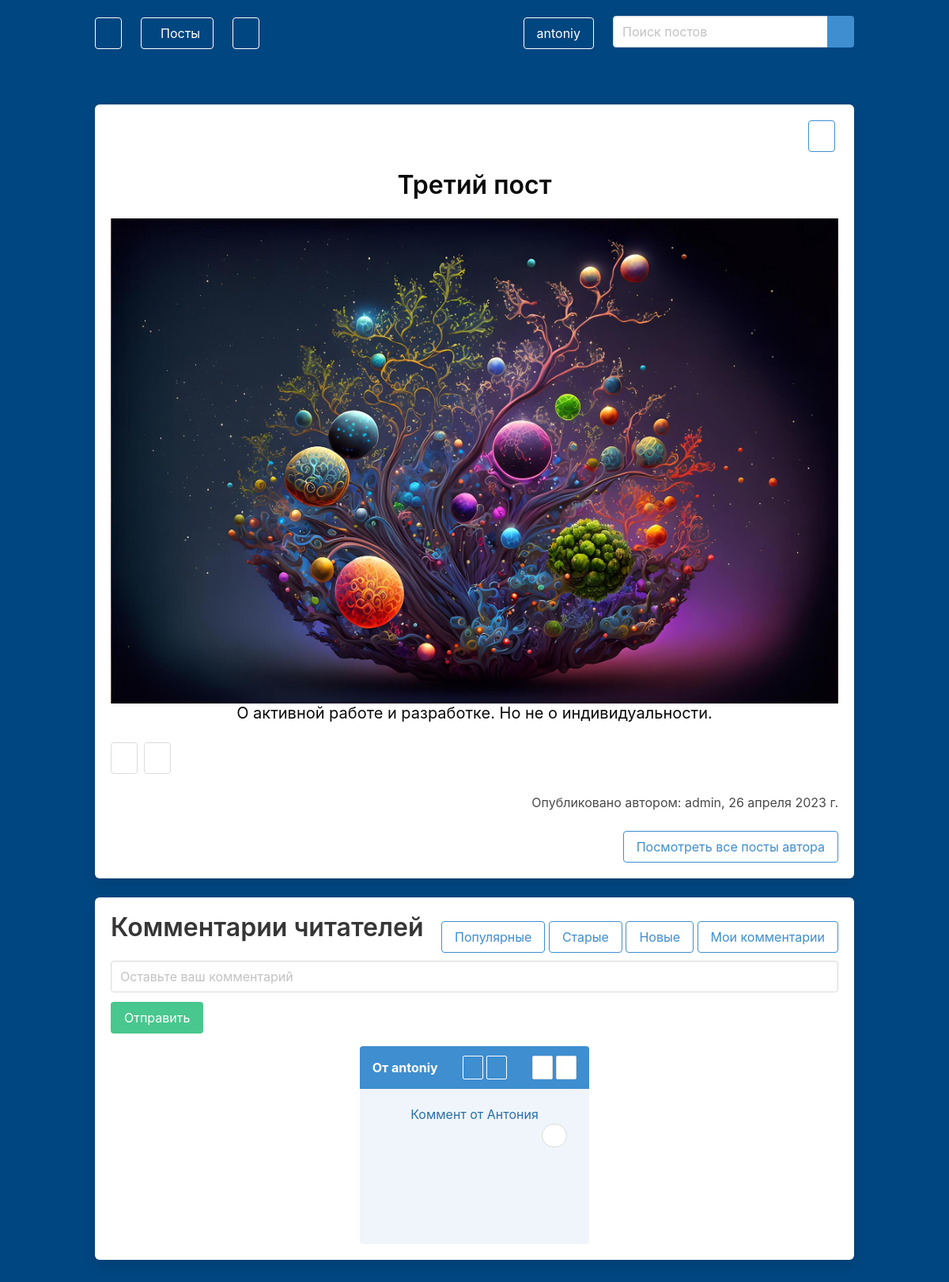
The app's page /blog/post/Третий пост18/?filter=comment_main (signed in) with its own data.
### blog/models.py (models this page shows, shortened)
class Post(models.Model):
    title = models.CharField(max_length=255)
    text = models.TextField()
    slug = models.SlugField(unique=True)
    date = models.DateField(auto_now=True)
    author = models.ForeignKey(User, on_delete=models.CASCADE)
    image = models.ImageField(default='image.jpg', blank=True)
    likes = models.ManyToManyField(User, related_name='likes', blank=True)
    dislikes = models.ManyToManyField(User, related_name='dislikes', blank=True)
    views = models.ManyToManyField(User, related_name='views', blank=True)
    saved = models.ManyToManyField(User, related_name='saved', blank=True)
    favorite = models.ManyToManyField(User, related_name='favorite', blank=True)
    comments_allowed = models.BooleanField(default=True)
    def __str__(self):
        return self.title

class Comment(models.Model):
    post = models.ForeignKey('blog.Post', on_delete=models.CASCADE)
    user = models.ForeignKey(User, on_delete=models.CASCADE)
    text = models.TextField()
    date = models.DateTimeField(auto_now_add=True)
    comment_likes = models.ManyToManyField(User, related_name='comment_likes')
    comment_dislikes = models.ManyToManyField(User, related_name='comment_dislikes')
    parent = models.ForeignKey('self', null=True, blank=True, on_delete=models.CASCADE, related_name='children')
    reply_to = models.ForeignKey('self', null=True, blank=True, on_delete=models.SET_NULL, related_name='reply')

### blog/views.py (the view)
# urls.py: path('post/<slug>/', views.post, name='post'),
@login_required(login_url='/users/log_in')
def post(request, slug):
    post_detail = Post.objects.get(slug=slug)
    form = CommentForm(request.POST or None)
    action = request.GET.get('action')
    query = request.GET.get('filter')
    comments = post_detail.comment_set.filter(parent=None)
    comments = filter_comments(query, comments, request) if query else comments
    pages = Paginator(comments, 3)
    page = request.GET.get('page')
    comments = pages.get_page(page)
    comment_pages = comments.paginator.get_elided_page_range(comments.number)
    if action:
        add_saved(action, request)
        return redirect('blog:post', slug=slug)
    if request.user not in post_detail.views.all():
        post_detail.views.add(request.user)
    if form.is_valid():
        instance = form.save(commit=False)
        instance.user = request.user
        instance.post = post_detail
        instance.save()
        return redirect('blog:post', slug=slug)
    return render(request, 'post.html', {'post': post_detail, 'form': form, 'comment_pages': comment_pages, 'comments': comments, 'page':page, 'query': query})

### blog/forms.py
class CommentForm(forms.ModelForm):
    text = forms.CharField(widget=forms.TextInput(attrs={
        'class': 'input', 'placeholder': "Оставьте ваш комментарий"
    }))
    class Meta:
        model = Comment
        fields = ['text', ]

### blog/utils.py (called while the page is built)
def filter_comments(query, comments, request):
    if query == 'comment_popular':
        return comments.order_by('-comment_likes')
    if query == 'comment_old':
        return comments.order_by('date')
    if query == 'comment_new':
        return comments.order_by('-date')
    if query == 'comment_main':
        return comments.filter(user=request.user) if request.user.is_authenticated else comments

### blog/templates/post.html (shortened to what this page needs)
{% extends 'base_layout.html' %}
{% load static from static %}
{% block content %}
    <div class="container">
        <div class="box has-text-centered" style="min-width: 100%">
            <div class="buttons is-right">
                <a href="{% url 'blog:post' post.slug %}?action=saved&pk={{post.pk}} " class="button is-info is-outlined">
                </a>
            </div>
            <div class="title has-text-black">
                {{ post }}
            </div>
            {% if post.image %}
                <img src="{{ post.image.url }}" alt="" class="image is-centered post-image is-fullwidth">
            {% else %}
                <img src="{% static 'images/image.jpg' %}" alt="" class="image is-centered post-image">
            {% endif %}
            <div class="subtitle has-text-black">
                {{ post.text }}
            </div>
            <div class="buttons">
                <a class="button {% if user in post.likes.all %} is-success {% endif %}"
                href="{% url 'blog:like' post.slug %}">
                </a>
                <a class="button {% if user in post.dislikes.all %} is-danger {% endif %}"
                href="{% url 'blog:dislike' post.slug %}">
                </a>
            </div>
            {% if user == post.author %}
                <div class="subtitle has-text-right">Опубликовано вами, {{ post.date }}</div>
            {% else %}
                <div class="subtile has-text-right">Опубликовано автором: {{ post.author }}, {{ post.date }}
                    <br><br>
                    <a href="{% url 'blog:home' %}?filter=author_post&user={{post.author.pk}}"
                    class="button is-info is-outlined">Посмотреть все посты автора</a>
                </div>
            {% endif %}
        </div>
        {% if post.comments_allowed %}
        <div class="box">
            {% if post.comment_set %}
            <div class="is-flex is-align-items-center is-justify-content-space-between">
                {% if post.comment_set.all %}
                <div class="title">Комментарии читателей</div>
                {% else %}
                <div class="title">Пока нет комментариев</div>
                {% endif %}
                <div>
                    <a class="button is-info is-outlined" href="{% url 'blog:post' post.slug %}?filter=comment_popular">Популярные</a>
                    <a class="button is-info is-outlined" href="{% url 'blog:post' post.slug %}?filter=comment_old">Старые</a>
                    <a class="button is-info is-outlined" href="{% url 'blog:post' post.slug %}?filter=comment_new">Новые</a>
                    <a class="button is-info is-outlined" href="{% url 'blog:post' post.slug %}?filter=comment_main">Мои комментарии</a>
                </div>
            </div>
            {% else %}
                <div class="title">Пока нет комментариев</div>
            {% endif %}
            <form method="post">
                {% for field in form %}
                    {{field}}
                {% endfor %}
                <button class="button is-success mt-3">
                    Отправить
                </button>
            </form>
            <div class="columns is-centered is-multiline">
                {% for comment in comments %}
                    <div class="column is-4">
                        <div class="message is-info">
                            <div class="message-header">
                                От {{ comment.user }}
                                {% if request.user == comment.user %}
                                    <div class="buttons m-0 is-right">
                                        <a class="button m-0 ml-1 is-small is-info is-outlined is-inverted"
                                           href="{% url 'blog:comment_delete' comment.pk %}">
                                        </a>
                                        <a class="button m-0 ml-1 is-small is-info is-outlined is-inverted"
                                           href="{% url 'blog:comment_edit' comment.pk %}">
                                        </a>
                                    </div>
                                    {% endif %}
                                    <div class="buttons m-0">
                                        <a
                                        class="button is-small m-0 ml-1 {% if user in comment.comment_likes.all %} is-success {% endif %}"
                                        href="{% url 'blog:comment_like' pk=comment.pk %}">
                                        </a>
                                        <a
                                        class="button is-small m-0 ml-1 {% if user in comment.comment_dislikes.all %} is-danger {% endif %}"
                                        href="{% url 'blog:comment_dislike' pk=comment.pk %}">
                                        </a>
                                    </div>
                            </div>
                            <div class="message-body has-text-centered">
                                {{ comment.text }}
                                <div class="buttons is-right">
                                    <a href="{% url 'blog:reply' comment.pk %}"
                                        class="button is-rounded is-small replay-button"
                                        onclick="toggleReplay(this.dataset.pk)">
                                    </a>
                                </div>
                            </div>
                        </div>
                    </div>
                {% endfor %}
            </div>
        </div>
        {% endif %}
    </div>
{% endblock %}

### blog/templates/base_layout.html (shortened to what this page needs)
{% load static from static %}
<html lang="en">
<head>
    <link rel="stylesheet" href="{% static 'bulma.css' %}">
    <link rel="stylesheet" href="{% static 'style.css' %}">
</head>
<body>
<section class="hero is-fullheight" style="background-color: rgb(0, 70, 128);">
    {% if user.is_authenticated %}
        <div class="hero-head">
            <nav class="navbar">
                <div class="container">
                    <div id="navbarMenuHeroA" class="navbar-menu">
                        <div class="navbar-start">
                            <div class="navbar-brand">
                                <a href="{% url 'blog:home' %}" class="navbar-item">
                                    <button class="button is-info is-outlined is-inverted">
                                    </button>
                                </a>
                            </div>
                            <div class="navbar-item">
                                <div class="dropdown is-hoverable">
                                    <div class="dropdown-trigger">
                                        <button class="button is-info is-outlined is-inverted">
                                            Посты
                                        </button>
                                    </div>
                                </div>
                            </div>
                            <div class="navbar-item">
                                <div class="dropdown is-hoverable">
                                    <div class="dropdown-trigger">
                                        <button class="button is-info is-outlined is-inverted">
                                        </button>
                                    </div>
                                </div>
                            </div>
                        </div>
                        <div class="navbar-end">
                            <span class="navbar-item">
                                <div class="dropdown is-hoverable">
                                <div class="dropdown-trigger">
                                    <button class="button is-info is-outlined is-inverted" aria-haspopup="true" aria-controls="dropdown-menu">
                                        {{ request.user }}
                                    </button>
                                </div>
                            </div>
                            </span>
                            <span class="navbar-item mt-3">
                                <form class="field has-addons" method="get">
                                        <div class="control">
                                            <input class="input" type="text" name="search" placeholder="Поиск постов">
                                        </div>
                                        <div class="control">
                                            <a class="button is-info">
                                            </a>
                                        </div>
                                </form>
                            </span>
                        </div>
                    </div>
                </div>
            </nav>
        </div>
    {% elif request.path == '/blog/home/' %}
        <div class="has-text-right p-2">
            <a href="{% url 'users:log_in' %}" class="button is-info is-outlined in-inverted">
                Войти
            </a>
        </div>
    {% endif %}
    <div class="hero-body">
        {% block content %}
        {% endblock %}
    </div>
</section>
</body>
</html>

### static/style.css (style rules this page uses)
input:not([type=checkbox]) { width: 100%; }
.message { min-height: 250px; cursor: pointer; }

### records on screen
Post: title "Третий пост", image (picture), text "О активной работе и разработке. Но не о индивидуальности.", author "admin", date "26 апреля 2023 г."
Comment: user "antoniy", text "Коммент от Антония"

### other values on screen
{{ request.user }} "antoniy"
